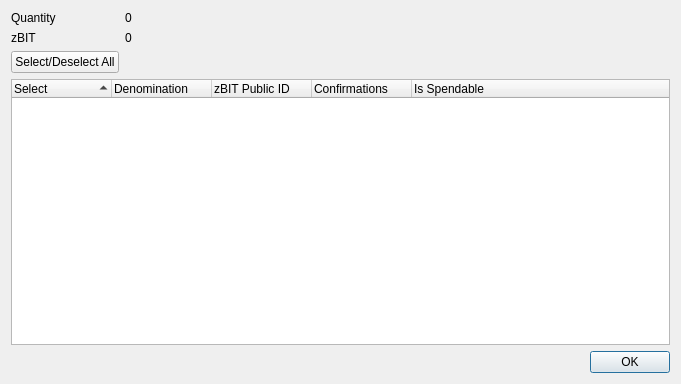
<?xml version="1.0" encoding="UTF-8"?>
<ui version="4.0">
 <class>ZBitMoneyControlDialog</class>
 <widget class="QDialog" name="ZBitMoneyControlDialog">
  <property name="geometry">
   <rect>
    <x>0</x>
    <y>0</y>
    <width>681</width>
    <height>384</height>
   </rect>
  </property>
  <property name="minimumSize">
   <size>
    <width>681</width>
    <height>384</height>
   </size>
  </property>
  <property name="windowTitle">
   <string>Select zBIT to Spend</string>
  </property>
  <layout class="QGridLayout" name="gridLayout">
   <item row="0" column="0">
    <layout class="QFormLayout" name="formLayout">
     <property name="sizeConstraint">
      <enum>QLayout::SetDefaultConstraint</enum>
     </property>
     <item row="0" column="0">
      <widget class="QLabel" name="labelQuantity">
       <property name="text">
        <string>Quantity</string>
       </property>
      </widget>
     </item>
     <item row="0" column="1">
      <widget class="QLabel" name="labelQuantity_int">
       <property name="text">
        <string>0</string>
       </property>
      </widget>
     </item>
     <item row="1" column="0">
      <widget class="QLabel" name="labelZBitMoney">
       <property name="text">
        <string>zBIT</string>
       </property>
      </widget>
     </item>
     <item row="1" column="1">
      <widget class="QLabel" name="labelZBitMoney_int">
       <property name="text">
        <string>0</string>
       </property>
      </widget>
     </item>
     <item row="2" column="0">
      <widget class="QPushButton" name="pushButtonAll">
       <property name="text">
        <string>Select/Deselect All</string>
       </property>
      </widget>
     </item>
    </layout>
   </item>
   <item row="1" column="0">
    <layout class="QVBoxLayout" name="verticalLayout">
     <item>
      <widget class="QTreeWidget" name="treeWidget">
       <property name="minimumSize">
        <size>
         <width>0</width>
         <height>250</height>
        </size>
       </property>
       <property name="alternatingRowColors">
        <bool>true</bool>
       </property>
       <property name="sortingEnabled">
        <bool>true</bool>
       </property>
       <property name="columnCount">
        <number>5</number>
       </property>
       <attribute name="headerDefaultSectionSize">
        <number>100</number>
       </attribute>
       <column>
        <property name="text">
         <string notr="true">Select</string>
        </property>
       </column>
       <column>
        <property name="text">
         <string notr="true">Denomination</string>
        </property>
       </column>
       <column>
        <property name="text">
         <string notr="true">zBIT Public ID</string>
        </property>
       </column>
       <column>
        <property name="text">
         <string notr="true">Confirmations</string>
        </property>
       </column>
       <column>
        <property name="text">
         <string>Is Spendable</string>
        </property>
       </column>
      </widget>
     </item>
     <item>
      <widget class="QDialogButtonBox" name="buttonBox">
       <property name="orientation">
        <enum>Qt::Horizontal</enum>
       </property>
       <property name="standardButtons">
        <set>QDialogButtonBox::Ok</set>
       </property>
      </widget>
     </item>
    </layout>
   </item>
  </layout>
 </widget>
 <resources/>
 <connections>
  <connection>
   <sender>buttonBox</sender>
   <signal>accepted()</signal>
   <receiver>ZBitMoneyControlDialog</receiver>
   <slot>accept()</slot>
   <hints>
    <hint type="sourcelabel">
     <x>248</x>
     <y>254</y>
    </hint>
    <hint type="destinationlabel">
     <x>157</x>
     <y>274</y>
    </hint>
   </hints>
  </connection>
  <connection>
   <sender>buttonBox</sender>
   <signal>rejected()</signal>
   <receiver>ZBitMoneyControlDialog</receiver>
   <slot>reject()</slot>
   <hints>
    <hint type="sourcelabel">
     <x>316</x>
     <y>260</y>
    </hint>
    <hint type="destinationlabel">
     <x>286</x>
     <y>274</y>
    </hint>
   </hints>
  </connection>
 </connections>
</ui>
